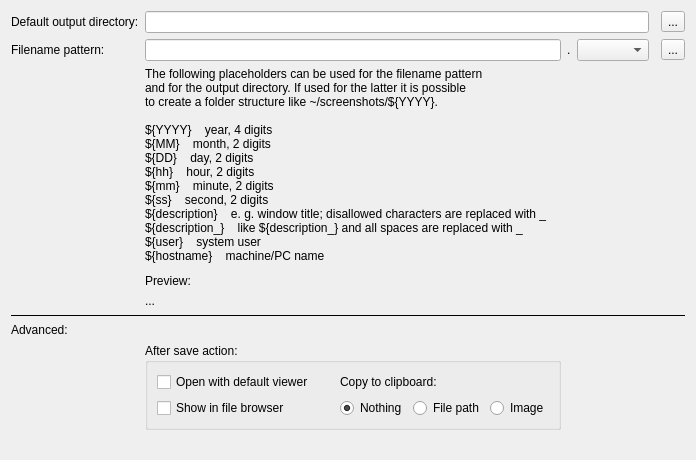
<?xml version="1.0" encoding="UTF-8"?>
<ui version="4.0">
 <class>pageOutput</class>
 <widget class="QWidget" name="pageOutput">
  <property name="geometry">
   <rect>
    <x>0</x>
    <y>0</y>
    <width>693</width>
    <height>460</height>
   </rect>
  </property>
  <property name="windowTitle">
   <string>Output</string>
  </property>
  <layout class="QGridLayout" name="gridLayout">
   <item row="8" column="0" colspan="6">
    <widget class="Line" name="line">
     <property name="frameShadow">
      <enum>QFrame::Plain</enum>
     </property>
     <property name="orientation">
      <enum>Qt::Horizontal</enum>
     </property>
    </widget>
   </item>
   <item row="2" column="0">
    <widget class="QLabel" name="label_2">
     <property name="text">
      <string>Filename pattern:</string>
     </property>
    </widget>
   </item>
   <item row="0" column="0">
    <widget class="QLabel" name="label">
     <property name="text">
      <string>Default output directory:</string>
     </property>
    </widget>
   </item>
   <item row="2" column="1">
    <widget class="QLineEdit" name="lineEditFilenamePattern"/>
   </item>
   <item row="11" column="1">
    <spacer name="verticalSpacer">
     <property name="orientation">
      <enum>Qt::Vertical</enum>
     </property>
     <property name="sizeHint" stdset="0">
      <size>
       <width>20</width>
       <height>40</height>
      </size>
     </property>
    </spacer>
   </item>
   <item row="6" column="1">
    <widget class="QLabel" name="label_4">
     <property name="text">
      <string>Preview:</string>
     </property>
    </widget>
   </item>
   <item row="7" column="1">
    <widget class="QLabel" name="labelPreview">
     <property name="text">
      <string>...</string>
     </property>
    </widget>
   </item>
   <item row="5" column="1">
    <spacer name="verticalSpacer_2">
     <property name="orientation">
      <enum>Qt::Vertical</enum>
     </property>
     <property name="sizeType">
      <enum>QSizePolicy::Fixed</enum>
     </property>
     <property name="sizeHint" stdset="0">
      <size>
       <width>20</width>
       <height>5</height>
      </size>
     </property>
    </spacer>
   </item>
   <item row="4" column="1" colspan="5">
    <widget class="QLabel" name="label_3">
     <property name="text">
      <string>The following placeholders can be used for the filename pattern
and for the output directory. If used for the latter it is possible
to create a folder structure like ~/screenshots/${YYYY}.

${YYYY}    year, 4 digits
${MM}    month, 2 digits
${DD}    day, 2 digits
${hh}    hour, 2 digits
${mm}    minute, 2 digits
${ss}    second, 2 digits
${description}    e. g. window title; disallowed characters are replaced with _
${description_}    like ${description_} and all spaces are replaced with _
${user}    system user
${hostname}    machine/PC name</string>
     </property>
    </widget>
   </item>
   <item row="9" column="0">
    <widget class="QLabel" name="label_5">
     <property name="text">
      <string>Advanced:</string>
     </property>
    </widget>
   </item>
   <item row="0" column="1" colspan="3">
    <widget class="QLineEdit" name="lineEditOutputDirectory"/>
   </item>
   <item row="10" column="1">
    <widget class="QGroupBox" name="groupBox">
     <property name="title">
      <string>After save action:</string>
     </property>
     <layout class="QGridLayout" name="gridLayout_2">
      <item row="1" column="5">
       <widget class="QRadioButton" name="radioButtonAfterSaveClipboardImage">
        <property name="text">
         <string>Image</string>
        </property>
       </widget>
      </item>
      <item row="1" column="0">
       <widget class="QCheckBox" name="checkBoxAfterSaveShowFileBrowser">
        <property name="text">
         <string>Show in file browser</string>
        </property>
       </widget>
      </item>
      <item row="0" column="0">
       <widget class="QCheckBox" name="checkBoxAfterSaveOpenDefaultViewer">
        <property name="text">
         <string>Open with default viewer</string>
        </property>
       </widget>
      </item>
      <item row="0" column="1">
       <spacer name="horizontalSpacer">
        <property name="orientation">
         <enum>Qt::Horizontal</enum>
        </property>
        <property name="sizeType">
         <enum>QSizePolicy::MinimumExpanding</enum>
        </property>
        <property name="sizeHint" stdset="0">
         <size>
          <width>20</width>
          <height>20</height>
         </size>
        </property>
       </spacer>
      </item>
      <item row="1" column="6">
       <spacer name="horizontalSpacer_2">
        <property name="orientation">
         <enum>Qt::Horizontal</enum>
        </property>
        <property name="sizeHint" stdset="0">
         <size>
          <width>40</width>
          <height>20</height>
         </size>
        </property>
       </spacer>
      </item>
      <item row="1" column="3">
       <widget class="QRadioButton" name="radioButtonAfterSaveClipboardFilename">
        <property name="text">
         <string>File path</string>
        </property>
       </widget>
      </item>
      <item row="0" column="2" colspan="2">
       <widget class="QLabel" name="label_6">
        <property name="text">
         <string>Copy to clipboard:</string>
        </property>
       </widget>
      </item>
      <item row="1" column="2">
       <widget class="QRadioButton" name="radioButtonAfterSaveClipboardNothing">
        <property name="text">
         <string>Nothing</string>
        </property>
        <property name="checked">
         <bool>true</bool>
        </property>
       </widget>
      </item>
     </layout>
     <zorder>label_6</zorder>
     <zorder>checkBoxAfterSaveOpenDefaultViewer</zorder>
     <zorder>checkBoxAfterSaveShowFileBrowser</zorder>
     <zorder>radioButtonAfterSaveClipboardImage</zorder>
     <zorder>horizontalSpacer</zorder>
     <zorder>horizontalSpacer_2</zorder>
     <zorder>radioButtonAfterSaveClipboardFilename</zorder>
     <zorder>radioButtonAfterSaveClipboardNothing</zorder>
    </widget>
   </item>
   <item row="2" column="3">
    <widget class="QComboBox" name="comboBoxImageFileExt"/>
   </item>
   <item row="2" column="2">
    <widget class="QLabel" name="label_7">
     <property name="text">
      <string>.</string>
     </property>
    </widget>
   </item>
   <item row="0" column="5">
    <widget class="QToolButton" name="toolButtonChooseDirectory">
     <property name="text">
      <string>...</string>
     </property>
    </widget>
   </item>
   <item row="2" column="5">
    <widget class="QToolButton" name="toolButtonRestoreDefaultFilenamePattern">
     <property name="text">
      <string>...</string>
     </property>
    </widget>
   </item>
  </layout>
 </widget>
 <resources/>
 <connections/>
</ui>
